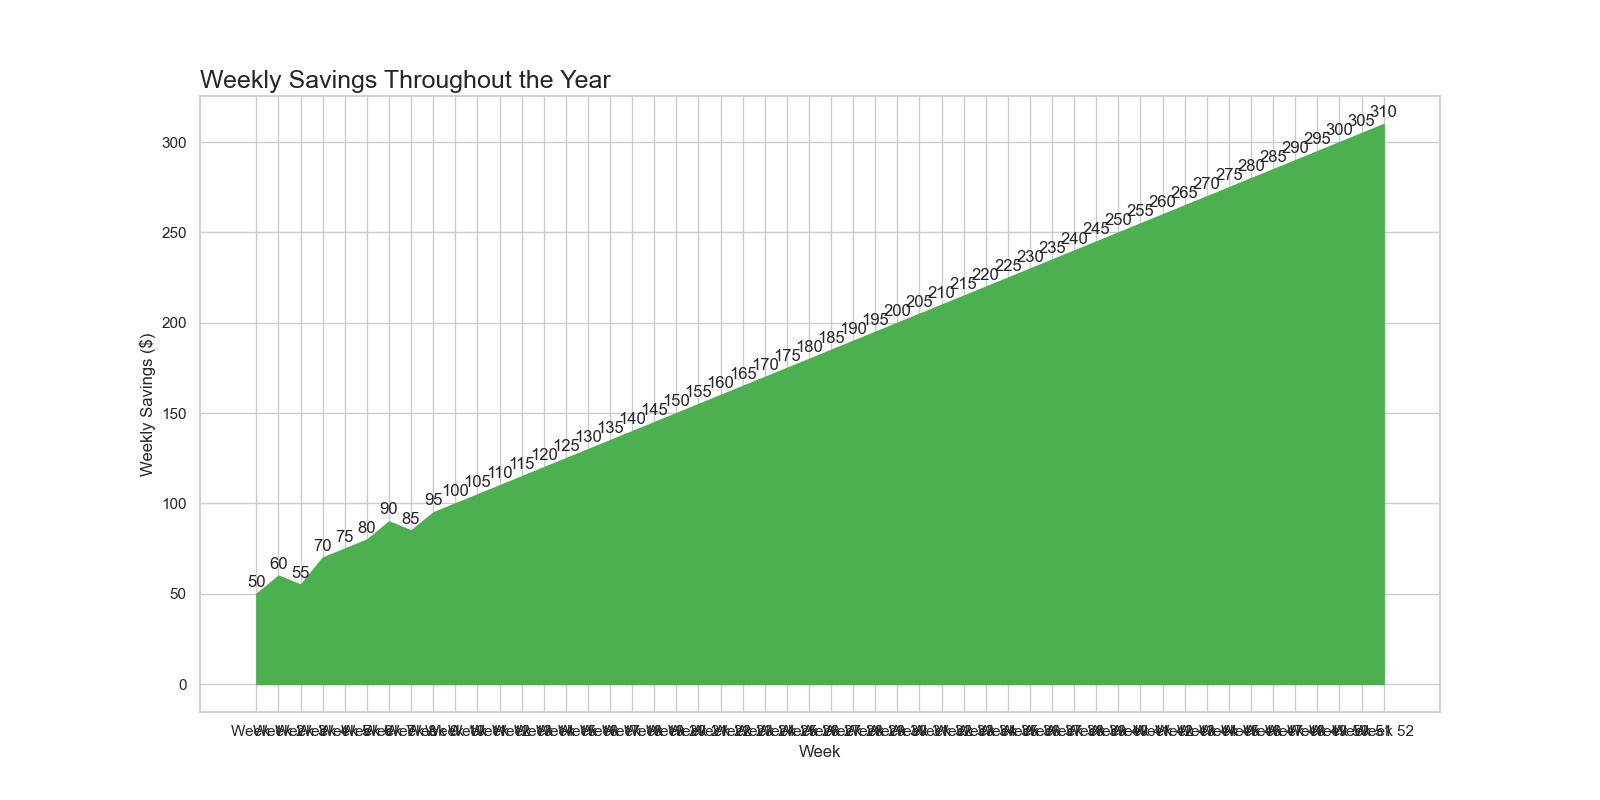

The script that drew this image:

import matplotlib.pyplot as plt

weeks = ['Week 1', 'Week 2', 'Week 3', 'Week 4', 'Week 5', 'Week 6', 
         'Week 7', 'Week 8', 'Week 9', 'Week 10', 'Week 11', 'Week 12',
         'Week 13', 'Week 14', 'Week 15', 'Week 16', 'Week 17', 'Week 18',
         'Week 19', 'Week 20', 'Week 21', 'Week 22', 'Week 23', 'Week 24', 
         'Week 25', 'Week 26', 'Week 27', 'Week 28', 'Week 29', 'Week 30',
         'Week 31', 'Week 32', 'Week 33', 'Week 34', 'Week 35', 'Week 36',
         'Week 37', 'Week 38', 'Week 39', 'Week 40', 'Week 41', 'Week 42',
         'Week 43', 'Week 44', 'Week 45', 'Week 46', 'Week 47', 'Week 48',
         'Week 49', 'Week 50', 'Week 51', 'Week 52']
weekly_savings = [50, 60, 55, 70, 75, 80, 90, 85, 95, 100, 105, 110, 115, 120, 125, 130, 135, 140, 145, 150, 
                  155, 160, 165, 170, 175, 180, 185, 190, 195, 200, 205, 210, 215, 220, 225, 230, 235, 240, 
                  245, 250, 255, 260, 265, 270, 275, 280, 285, 290, 295, 300, 305, 310]

plt.figure(figsize=(16, 8))
plt.fill_between(weeks, weekly_savings, color='#4CAF50')
plt.title('Weekly Savings Throughout the Year', fontsize=18, loc='left')
plt.xlabel('Week')
plt.ylabel('Weekly Savings ($)')
plt.grid(True)
for i, txt in enumerate(weekly_savings):
    plt.annotate(txt, (weeks[i], weekly_savings[i]), textcoords="offset points", xytext=(0, 5), ha='center')
plt.show()
